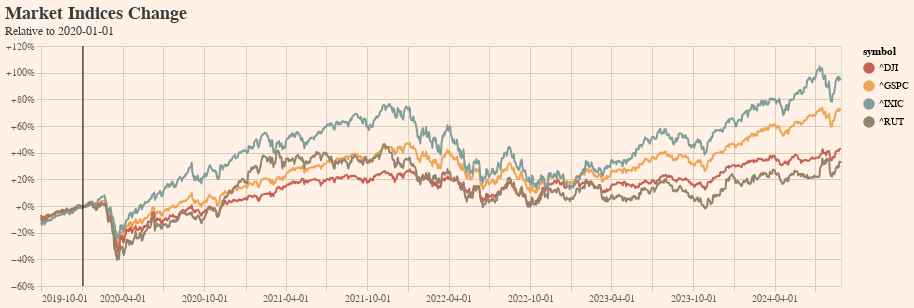

Notebook code for this chart:
### Code cell
capon.plot(indices, normalize="2020-01-01", title="Market Indices Change")

### Figure 1 — Vega-Lite specification as saved in the notebook (floating-point values rounded to 4 significant figures; data arrays with more than 128 entries replaced by an {"elided": "..."} marker saying what was removed)
{"config": {"background": "#fff1e5", "title": {"font": "Palatino", "fontSize": 18, "color": "#3C3C3C", "anchor": "start", "subtitleColor": "#3C3C3C"}, "axisX": {"titleColor": "#3C3C3C", "labelColor": "#606060", "domain": true, "domainColor": "#D5CDBE", "ticks": true, "tickColor": "#D5CDBE", "gridColor": "#D5CDBE"}, "axisY": {"titleColor": "#3C3C3C", "labelColor": "#606060", "domain": true, "domainColor": "#D5CDBE", "ticks": true, "tickColor": "#D5CDBE", "gridColor": "#D5CDBE"}, "range": {"category": ["#C66254", "#EFA558", "#809E9A", "#94826A"]}}, "layer": [{"mark": {"type": "circle"}, "encoding": {"color": {"field": "symbol", "type": "nominal"}, "opacity": {"value": 0}, "tooltip": [{"field": "timestamp", "type": "temporal"}, {"field": "close", "format": "+.2%", "type": "quantitative"}, {"field": "symbol", "type": "nominal"}], "x": {"axis": {"format": "%Y-%m-%d"}, "field": "timestamp", "title": null, "type": "temporal"}, "y": {"axis": {"format": "+%"}, "field": "close", "title": null, "type": "quantitative"}}, "name": "view_2"}, {"mark": {"type": "line", "interpolate": "monotone"}, "encoding": {"color": {"field": "symbol", "type": "nominal"}, "x": {"axis": {"format": "%Y-%m-%d"}, "field": "timestamp", "title": null, "type": "temporal"}, "y": {"axis": {"format": "+%"}, "field": "close", "title": null, "type": "quantitative"}}}, {"data": {"name": "data-3bec61ecd876acadcec66f9dd06ada1f"}, "mark": {"type": "rule", "color": "black"}, "encoding": {"x": {"field": "timestamp", "type": "temporal"}}}], "data": {"name": "data-10ed4e6f66692e96c31c5c2d942724cb"}, "height": 240, "params": [{"name": "param_2", "select": {"type": "point", "fields": ["symbol"], "nearest": true, "on": "mouseover"}, "views": ["view_2"]}], "title": {"text": "Market Indices Change", "subtitle": "Relative to 2020-01-01"}, "width": 800, "$schema": "https://vega.github.io/schema/vega-lite/v5.17.0.json", "datasets": {"data-10ed4e6f66692e96c31c5c2d942724cb": {"elided": "4944 records"}, "data-3bec61ecd876acadcec66f9dd06ada1f": [{"timestamp": "2020-01-02T10:30:00-04:00", "symbol": "^GSPC", "open": 0.0, "low": 0.0, "high": 0.0, "close": 0.0, "volume": 0.0, "adjclose": 0.0}]}}
